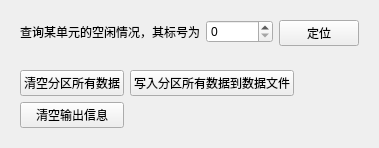
             <widget class="QWidget" name="othePage">
              <attribute name="title">
               <string>其它操作</string>
              </attribute>
              <layout class="QFormLayout" name="formLayout_7">
               <item row="0" column="0">
                <widget class="QWidget" name="searchUnitFreeInfoWidget" native="true">
                 <layout class="QGridLayout" name="gridLayout_16">
                  <item row="0" column="0">
                   <layout class="QFormLayout" name="searchUnitFreeFormLayout">
                    <item row="0" column="0">
                     <widget class="QLabel" name="searchUnitFreeInfoLabel">
                      <property name="text">
                       <string notr="true">查询某单元的空闲情况，其标号为</string>
                      </property>
                     </widget>
                    </item>
                    <item row="0" column="1">
                     <widget class="QSpinBox" name="unitFreeInfoIndexSpinBox">
                      <property name="readOnly">
                       <bool>false</bool>
                      </property>
                      <property name="prefix">
                       <string notr="true"/>
                      </property>
                      <property name="minimum">
                       <number>0</number>
                      </property>
                      <property name="maximum">
                       <number>104857600</number>
                      </property>
                      <property name="value">
                       <number>0</number>
                      </property>
                     </widget>
                    </item>
                   </layout>
                  </item>
                  <item row="0" column="1">
                   <widget class="QPushButton" name="locateUnitFreeInfoPushButton">
                    <property name="text">
                     <string notr="true">定位</string>
                    </property>
                   </widget>
                  </item>
                 </layout>
                </widget>
               </item>
               <item row="1" column="0">
                <widget class="QWidget" name="partitionOptionsWidget" native="true">
                 <layout class="QGridLayout" name="gridLayout_17">
                  <item row="0" column="1">
                   <widget class="QPushButton" name="writePartitionToFilePushButton">
                    <property name="text">
                     <string notr="true">写入分区所有数据到数据文件</string>
                    </property>
                   </widget>
                  </item>
                  <item row="0" column="0">
                   <widget class="QPushButton" name="clearPartitionPushButton">
                    <property name="text">
                     <string notr="true">清空分区所有数据</string>
                    </property>
                   </widget>
                  </item>
                  <item row="1" column="0">
                   <widget class="QPushButton" name="clearOutputInfoPushButton">
                    <property name="text">
                     <string notr="true">清空输出信息</string>
                    </property>
                   </widget>
                  </item>
                 </layout>
                </widget>
               </item>
              </layout>
             </widget>
